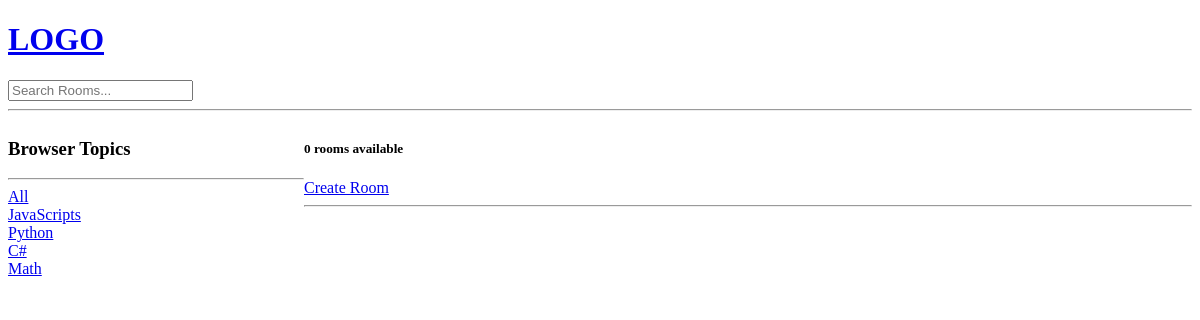
/?q=JavaScripts, run on an earlier commit of the app's database.
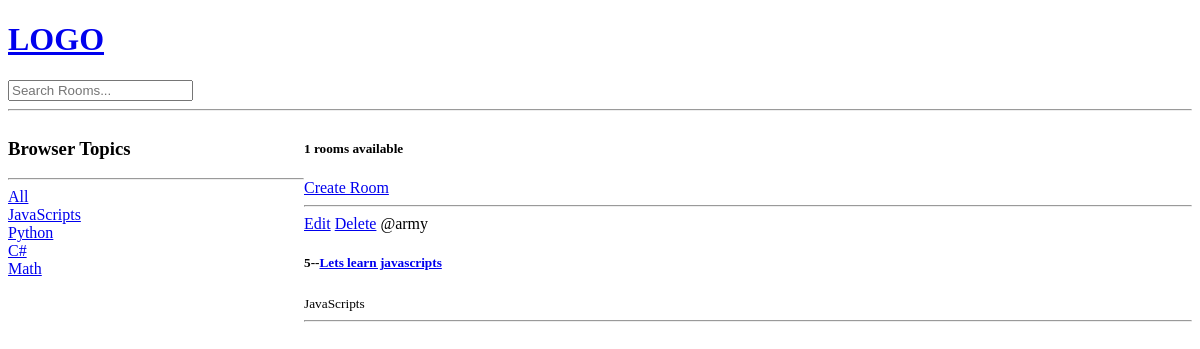
And on a later commit of the database.
### home/models.py (models this page shows, shortened)
class Topic(models.Model):
    name = models.CharField(max_length=250)

class Room(models.Model):
    host = models.ForeignKey(User, on_delete=models.SET_NULL, null=True)
    topic = models.ForeignKey(Topic, on_delete=models.SET_NULL, null=True)
    name = models.CharField(max_length=250)
    description = models.TextField(null=True, blank=True)
    created = models.DateTimeField(auto_now=True)
    updated = models.DateTimeField(auto_now_add=True)
    class Meta:
        ordering = ["-updated",'-created']

### home/views.py (the view)
# urls.py: path('',include('home.urls')),
def home(request):
    q = request.GET.get('q') if request.GET.get('q') != None else ''
    rooms = Room.objects.filter(Q(topic__name__icontains=q) |
    Q(name__icontains=q) |
    Q(description__icontains=q)
    )
    topics = Topic.objects.all()
    room_count = rooms.count()
    context = {"rooms": rooms, 'topics':topics, 'room_count': room_count}
    return render(request, "home/home.html", context)

### home/templates/home/home.html (shortened to what this page needs)
{% extends "main.html" %}
{% block content %}
<div class="home-container">
    <div>
        <h3>
            Browser Topics
        </h3>
        <hr>
        <div>
            <a href="{% url 'home' %}"> All </a>
        </div>
        {% for topic in topics %}
            <div>
                <a href="{% url 'home' %}?q={{topic.name}}">{{topic.name}}</a>
            </div>
        {% endfor %}
    </div>
    <div>
        <h5>{{room_count}} rooms available</h5>
        <a href='{% url "create-room" %}'>Create Room</a>
        <hr>
        <div>
            {% for room in rooms %}
                <div>
                    <a href="{% url "update-room" room.id %}">Edit</a>
                    <a href="{% url "delete-room" room.id %}">Delete</a>
                    <span>@{{room.host.username}}</span>
                    <h5>
                        {{room.id}}--<a href="{% url 'room' room.id %}">{{room.name}}</a>
                    </h5>
                    <small>{{room.topic.name}}</small>
                    <hr>
                </div>
            {% endfor %}
        </div>
    </div>
</div>
{% endblock content %}

What changed in the data, as far as the page shows it:
added Room: host.username "army", id "5", name "Lets learn javascripts", topic.name "JavaScripts"
Also different on the page:
{{ room_count }}: "0" → "1"
